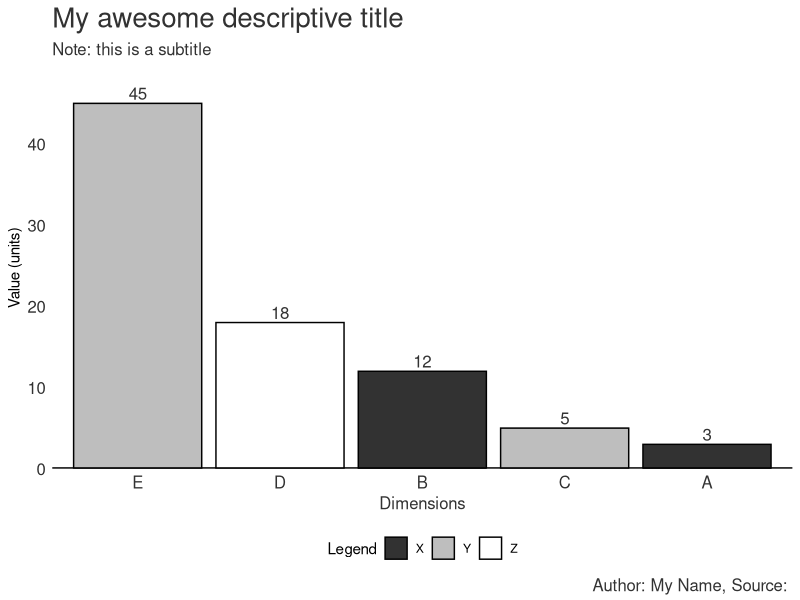

Recreate this plot in R.
# Load libraries
library(ggplot2)
library(reshape2)

# Create data
data <- data.frame(
  name=c("A","B","C","D","E"),  
  group=c("X","X","Y","Z","Y"),
  value=c(3,12,5,18,45)
)

# Reorder Legend
#data$group <- factor(data$group,levels(data$group)[c(1,3,2)])

barplot <- ggplot(data, aes(x=reorder(name, -value), y=value, fill = group)) + # enter data frame
  geom_bar(stat = "identity"
           ,colour = "black") + # colour bars
  scale_fill_manual("Legend", values = c("X" = "#323232", "Y" = "grey", "Z" = "white")) +
  geom_text(aes(label = value # data labels
               ,y =  value + max(value)*0.01) # positioned just outside bar
            ,vjust = 0 # align text with bar
            ,size = (5/14)*12 # sizing in line with theme text
            ,colour = "#323232") + # colour text
  theme(
    panel.grid.major = element_blank() # Remove gridlines (major)
    ,panel.grid.minor = element_blank() # Remove gridlines (minor)
    ,panel.background = element_blank() # Remove grey background
    ,plot.title = element_text(hjust = 0, size = 20, colour = "#323232") # Title size and colour
    ,plot.subtitle = element_text(hjust = 0, size = 12, colour = "#323232") # Subtitle size and colour
    ,plot.caption = element_text(vjust = 0.3, size = 12, colour = "#323232") # Caption size and colour
    ,axis.ticks.y = element_blank() # Remove tick marks (Y-Axis)
    ,axis.text.y = element_text(hjust = 1, colour = "#323232", size = 12) # Axis size and colour (Y-Axis)
    ,axis.ticks.x = element_blank() # Remove tick marks (X-Axis)
    ,axis.text.x  = element_text(size = 12, colour = "#323232") #element_blank() # Remove axis scale (X-Axis)
    ,axis.title.x = element_text(size = 12, colour = "#323232") # Axis label size and colour (X-Axis)
    ,legend.position = "bottom"
  ) +
  geom_hline(yintercept=0, color = "black", size=1) + # Axis line size and colour (X-Axis)
  labs(title = 'My awesome descriptive title' # Title text
       ,subtitle = "Note: this is a subtitle" # Subtitle text
       ,x = 'Dimensions' # X-Axis text 
       ,y = 'Value (units)' # Y-Axis text 
       ,caption = "Author: My Name, Source: ") + # Caption text
  scale_y_continuous(limits = c(
    ifelse(min(data$value)>=0,0,min(data$value)*1.1) # Minimum Y-Axis scale 
    ,max(data$value)*1.1) # Maximum Y-Axis scale 
    ,expand = c(0,0) # Removing blank space around plot 
  )

# Save the plot
ggsave("vertical_bar_chart_with_legend.png" # filename
       ,plot = barplot # variable for file
       ,width = 5, height = 4, dpi = 300, units = "in") # dimensions and image quality
